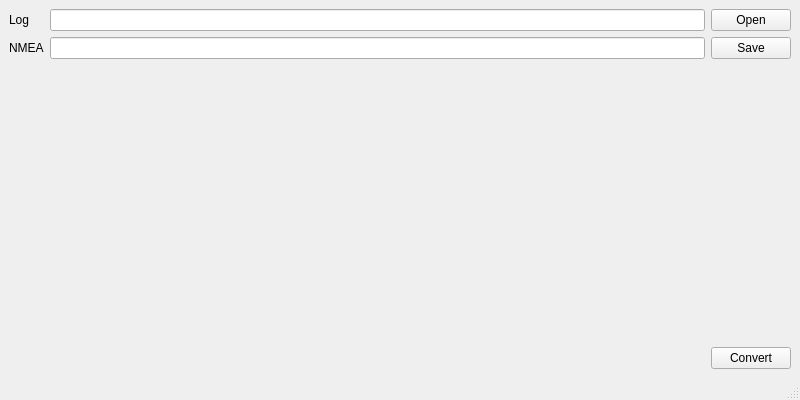
<?xml version="1.0" encoding="UTF-8"?>
<ui version="4.0">
 <class>MainWindow</class>
 <widget class="QMainWindow" name="MainWindow">
  <property name="geometry">
   <rect>
    <x>0</x>
    <y>0</y>
    <width>800</width>
    <height>400</height>
   </rect>
  </property>
  <property name="windowTitle">
   <string>Log2NMEA</string>
  </property>
  <widget class="QWidget" name="centralwidget">
   <layout class="QGridLayout" name="gridLayout_2">
    <item row="0" column="0">
     <layout class="QGridLayout" name="gridLayout">
      <item row="3" column="2">
       <widget class="QPushButton" name="pushButtonConvert">
        <property name="text">
         <string>Convert</string>
        </property>
       </widget>
      </item>
      <item row="0" column="1">
       <widget class="QLineEdit" name="lineEditLog"/>
      </item>
      <item row="1" column="0">
       <widget class="QLabel" name="labelNmea">
        <property name="text">
         <string>NMEA</string>
        </property>
       </widget>
      </item>
      <item row="1" column="2">
       <widget class="QPushButton" name="pushButtonNmea">
        <property name="text">
         <string>Save</string>
        </property>
       </widget>
      </item>
      <item row="1" column="1">
       <widget class="QLineEdit" name="lineEditNmea"/>
      </item>
      <item row="0" column="2">
       <widget class="QPushButton" name="pushButtonLog">
        <property name="text">
         <string>Open</string>
        </property>
       </widget>
      </item>
      <item row="0" column="0">
       <widget class="QLabel" name="labelLog">
        <property name="text">
         <string>Log</string>
        </property>
       </widget>
      </item>
      <item row="2" column="1">
       <spacer name="verticalSpacer">
        <property name="orientation">
         <enum>Qt::Vertical</enum>
        </property>
        <property name="sizeHint" stdset="0">
         <size>
          <width>20</width>
          <height>40</height>
         </size>
        </property>
       </spacer>
      </item>
     </layout>
    </item>
   </layout>
  </widget>
  <widget class="QStatusBar" name="statusBar"/>
 </widget>
 <resources/>
 <connections/>
</ui>
